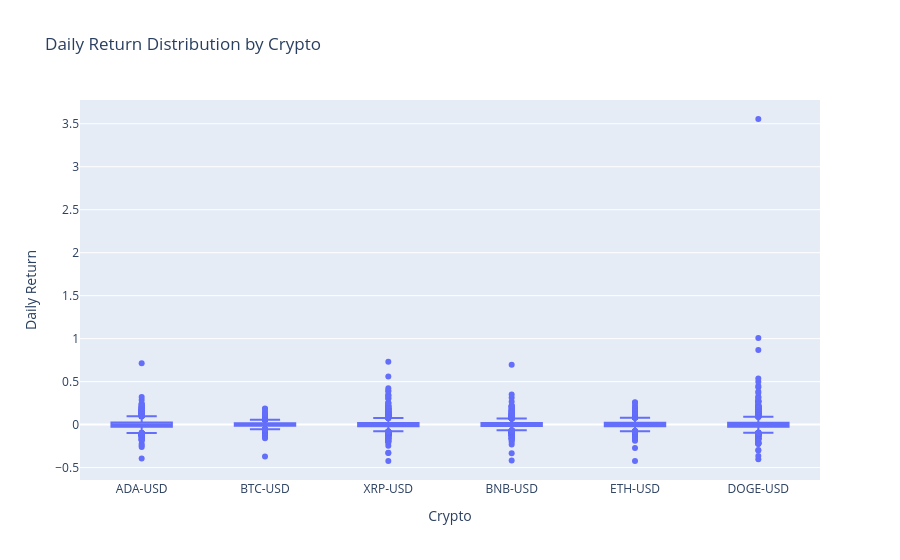

The code cell stored with this chart in its notebook:
### Markdown cell above
## 13. Compare Return Distributions for All Cryptos

### Request
Create a boxplot of daily returns for all cryptocurrencies.

### Short explanation
A boxplot makes it easier to compare volatility and extreme daily movements between cryptos.

### Code cell
# check for melt()  function, we use to change the structure of dataframe
returns_long = returns.reset_index().melt(
    id_vars="Date",
    var_name="Crypto",
    value_name="Daily Return"
)

fig = px.box(
    returns_long,
    x="Crypto",
    y="Daily Return",
    title="Daily Return Distribution by Crypto"
)
fig.show()

### Figure 1 — Plotly figure (JSON) as saved in the notebook; plotly's stock layout.template omitted (floating-point values rounded to 4 significant figures; data arrays with more than 128 entries replaced by an {"elided": "..."} marker saying what was removed)
{"data": [{"alignmentgroup": "True", "hovertemplate": "Crypto=%{x}<br>Daily Return=%{y}<extra></extra>", "legendgroup": "", "marker": {"color": "#636efa"}, "name": "", "notched": false, "offsetgroup": "", "orientation": "v", "showlegend": false, "x": {"elided": "13866 str values"}, "x0": " ", "xaxis": "x", "y": {"elided": "13866 float values"}, "y0": " ", "yaxis": "y", "type": "box"}], "layout": {"xaxis": {"anchor": "y", "domain": [0.0, 1.0], "title": {"text": "Crypto"}}, "yaxis": {"anchor": "x", "domain": [0.0, 1.0], "title": {"text": "Daily Return"}}, "legend": {"tracegroupgap": 0}, "title": {"text": "Daily Return Distribution by Crypto"}, "boxmode": "group"}}
